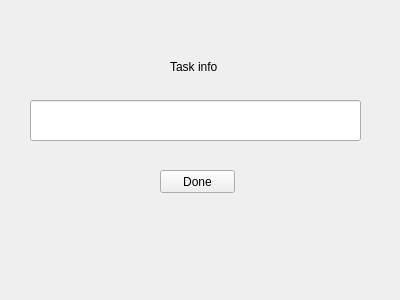
<?xml version="1.0" encoding="UTF-8"?>
<ui version="4.0">
 <class>NewTaskWindow</class>
 <widget class="QWidget" name="NewTaskWindow">
  <property name="geometry">
   <rect>
    <x>0</x>
    <y>0</y>
    <width>400</width>
    <height>300</height>
   </rect>
  </property>
  <property name="windowTitle">
   <string>Form</string>
  </property>
  <widget class="QLabel" name="label_TaskInfo">
   <property name="geometry">
    <rect>
     <x>170</x>
     <y>60</y>
     <width>47</width>
     <height>13</height>
    </rect>
   </property>
   <property name="text">
    <string>Task info</string>
   </property>
  </widget>
  <widget class="QLineEdit" name="lineEdit_TaskDescription">
   <property name="geometry">
    <rect>
     <x>30</x>
     <y>100</y>
     <width>331</width>
     <height>41</height>
    </rect>
   </property>
  </widget>
  <widget class="QPushButton" name="pushButton_taskCreated">
   <property name="geometry">
    <rect>
     <x>160</x>
     <y>170</y>
     <width>75</width>
     <height>23</height>
    </rect>
   </property>
   <property name="text">
    <string>Done</string>
   </property>
  </widget>
 </widget>
 <resources/>
 <connections/>
</ui>
